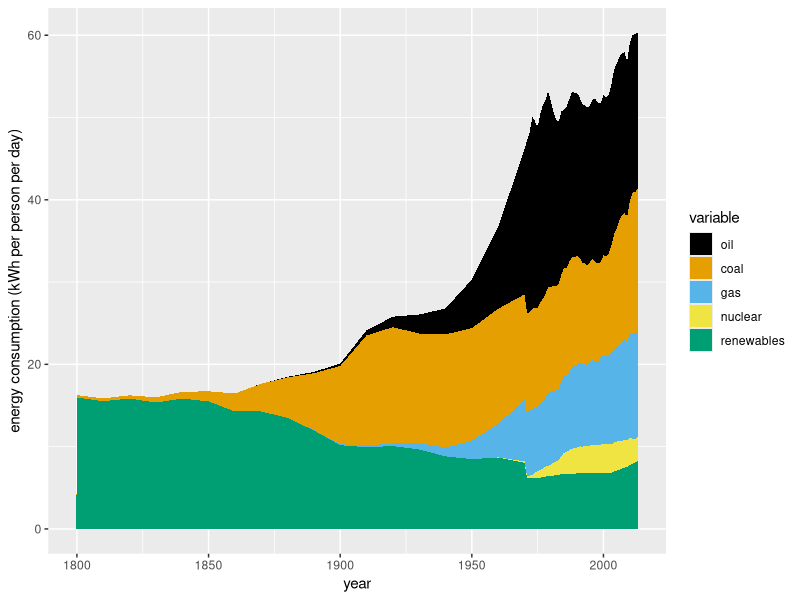
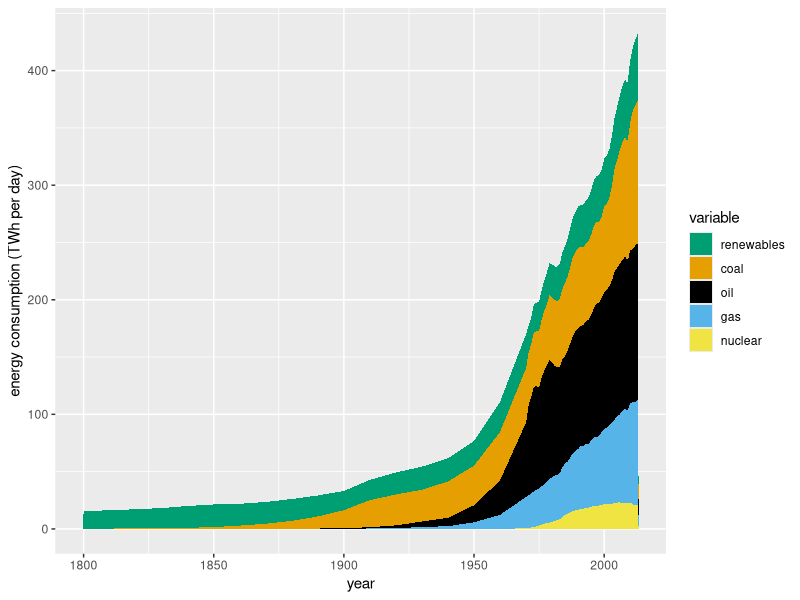

These charts were generated, in order, by the following R code:
# Use GNU R and ggplot2 to plot the crude oil price per litre in inflation-corrected 2015 US dollars

library(ggplot2)
library(reshape2)

kwhpppd <- read.delim("timeseries-energy-use-per-capita.dat", header = TRUE, as.is=TRUE)
twhpd <- read.delim("timeseries-energy-use-TWh-per-day.dat", header = TRUE, as.is=TRUE)

vars <- c("year", "oil", "coal", "gas", "nuclear", "renewables")

dfepc <- melt(kwhpppd[vars], id.vars = "year")

pal <- c("#000000", "#E69F00", "#56B4E9", "#F0E442", "#009E73", "#0072B2", "#D55E00", "#CC79A7")
ggplot(dfepc, aes(x=year, y=value, fill=variable)) + geom_area() + ylab("energy consumption (kWh per person per day)") + scale_fill_manual(values=pal)

vars <- c("year", "renewables", "coal", "oil", "gas", "nuclear")
pal <- c("#009E73", "#E69F00", "#000000", "#56B4E9", "#F0E442", "#0072B2", "#D55E00", "#CC79A7")

dfepy <- melt(twhpd[vars], id.vars = "year")

ggplot(dfepy, aes(x=year, y=value, fill=variable)) + geom_area() + ylab("energy consumption (TWh per day)") + scale_fill_manual(values=pal)

